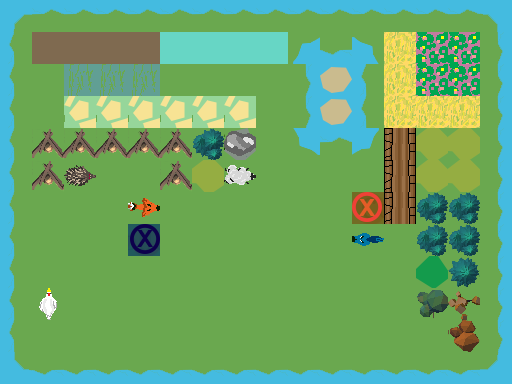

This is a level from a 2D game, rendered from its Tiled map with the project's own tilesets. A one-line summary and the complete map file follow:
An orthogonal 16x12 tile map with 32x32 px tiles, 3 tile layers (Ground, Obstacles, Objects), 1 hidden layer not drawn.

<map version="1.0" orientation="orthogonal" renderorder="right-down" width="16" height="12" tilewidth="32" tileheight="32" nextobjectid="1">
 <tileset firstgid="1" name="TilesetPlaceholder" tilewidth="32" tileheight="32" tilecount="240" columns="10">
  <image source="Tileset.png" width="320" height="768" />
 </tileset>
 <layer name="Ground" width="16" height="12">
  <data encoding="csv">
3221225493,1610612747,1610612747,1610612747,1610612747,1610612747,1610612747,1610612747,1610612747,1610612747,1610612747,1610612747,1610612747,1610612747,1610612747,1610612757,
3221225483,9,9,9,9,10,10,10,10,31,2684354571,2684354591,2,3,3,11,
3221225483,1,7,7,7,1,1,1,1,11,6,3221225483,2,3,3,11,
3221225483,1,8,8,8,8,8,8,1,11,6,3221225483,2,2,2,11,
3221225483,1,1,1,1,1,1,1,1,1610612767,1610612747,3221225503,4,1,1,11,
3221225483,1,1,1,1,1,1,1,1,1,1,1,4,1,1,11,
3221225483,1,1,1,1,1,1,1,1,1,1,1,4,1,1,11,
3221225483,1,1,1,1,1,1,1,1,1,1,1,1,1,1,11,
3221225483,1,1,1,1,1,1,1,1,1,1,1,1,1,1,11,
3221225483,1,1,1,1,1,1,1,1,1,1,1,1,1,1,11,
3221225483,1,1,1,1,1,1,1,1,1,1,1,1,1,1,11,
2684354581,2684354571,2684354571,2684354571,2684354571,2684354571,2684354571,2684354571,2684354571,2684354571,2684354571,2684354571,2684354571,2684354571,2684354571,21
</data>
 </layer>
 <layer name="Obstacles" width="16" height="12">
  <data encoding="csv">
0,0,0,0,0,0,0,0,0,0,0,0,0,0,0,0,
0,0,0,0,0,0,0,0,0,0,0,0,0,0,0,0,
0,0,0,0,0,0,0,0,0,0,0,0,0,0,0,0,
0,0,0,0,0,0,0,0,0,0,0,0,0,0,0,0,
0,41,41,41,41,41,42,43,0,0,0,0,0,44,44,0,
0,41,0,0,0,41,44,0,0,0,0,0,0,44,44,0,
0,0,0,0,0,0,0,0,0,0,0,0,0,42,42,0,
0,0,0,0,0,0,0,0,0,0,0,0,0,42,42,0,
0,0,0,0,0,0,0,0,0,0,0,0,0,52,53,0,
0,0,0,0,0,0,0,0,0,0,0,0,0,54,55,0,
0,0,0,0,0,0,0,0,0,0,0,0,58,57,56,0,
0,0,0,0,0,0,0,0,0,0,0,0,0,0,0,0
</data>
 </layer>
 <layer name="Objects" width="16" height="12">
  <data encoding="csv">
0,0,0,0,0,0,0,0,0,0,0,0,0,0,0,0,
0,0,0,0,0,0,0,0,0,0,0,0,0,0,0,0,
0,0,0,0,0,0,0,0,0,0,0,0,0,0,0,0,
0,0,0,0,0,0,0,0,0,0,0,0,0,0,0,0,
0,0,0,0,0,0,0,0,0,0,0,0,0,0,0,0,
0,0,2684354701,0,0,0,0,2684354746,0,0,0,0,0,0,0,0,
0,0,0,0,2684354751,0,0,0,0,0,0,181,0,0,0,0,
0,0,0,0,182,0,0,0,0,0,0,1610612928,0,0,0,0,
0,0,0,0,0,0,0,0,0,0,0,0,0,0,0,0,
0,185,0,0,0,0,0,1,1,1,1,0,0,0,0,0,
0,0,0,0,0,0,0,1,1,1,1,0,0,0,0,0,
0,0,0,0,0,0,0,0,0,0,0,0,0,0,0,0
</data>
 </layer>
 <layer name="Solution" width="16" height="12" visible="0">
  <data encoding="csv">
0,0,0,0,0,0,0,0,0,0,0,0,0,0,0,0,
0,0,0,0,0,0,0,0,0,0,0,0,0,0,0,0,
0,0,0,0,0,0,0,0,0,0,0,0,0,0,0,0,
0,0,0,0,0,0,0,0,0,0,0,0,0,0,0,0,
0,0,0,0,0,0,0,0,0,0,0,0,0,0,0,0,
0,0,0,0,0,0,0,0,0,0,0,0,0,0,0,0,
0,0,0,0,0,0,0,0,0,0,0,0,0,0,0,0,
0,0,0,0,0,0,0,0,0,0,0,0,0,0,0,0,
0,0,0,0,0,0,0,0,0,0,0,0,0,0,0,0,
0,0,0,0,0,0,0,0,0,0,0,0,0,0,0,0,
0,0,0,0,0,0,0,0,0,0,0,0,0,0,0,0,
0,0,0,0,0,0,0,0,0,0,0,0,0,0,0,0
</data>
 </layer>
</map>
